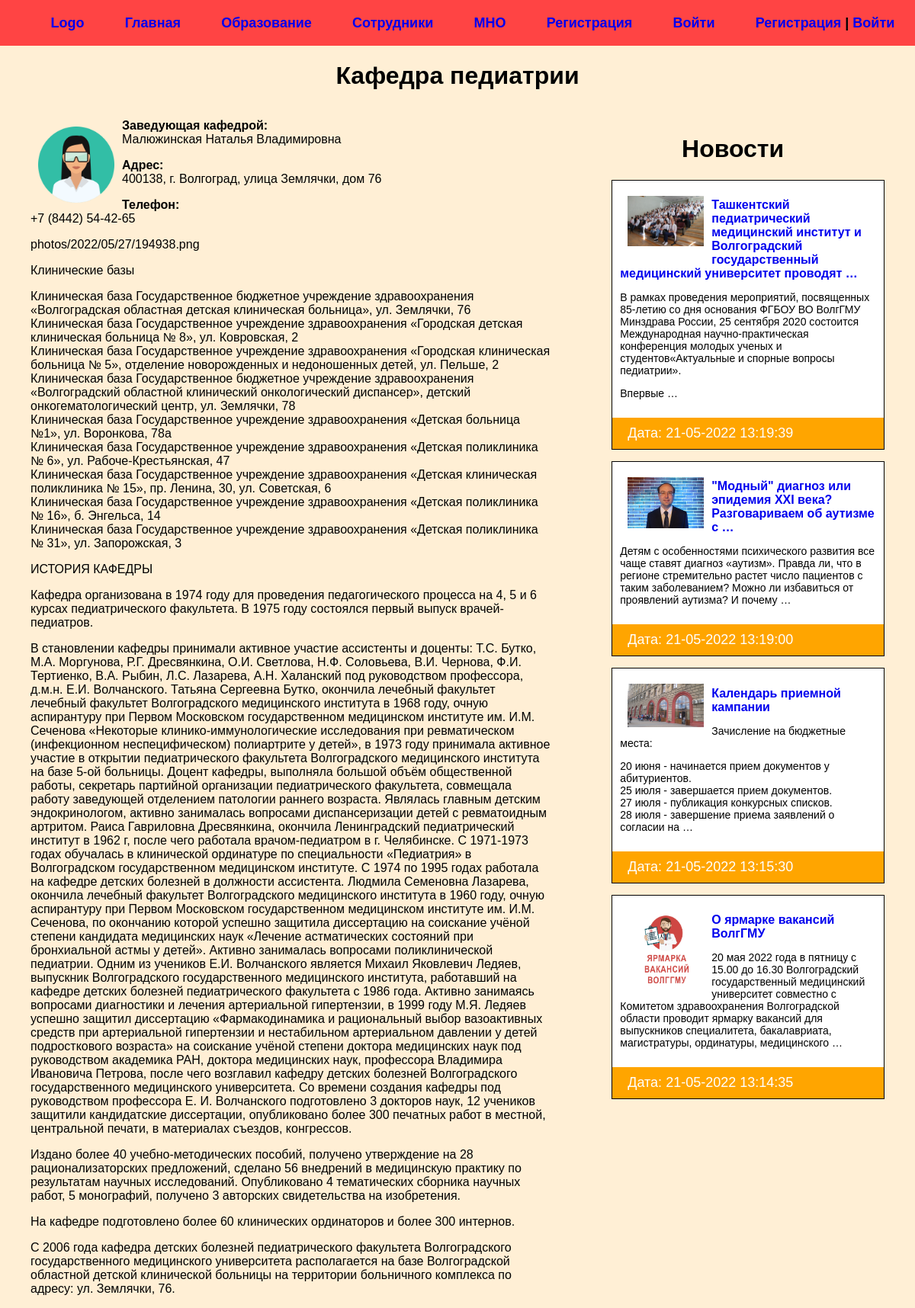
The page / on the database its author committed.
### department/models.py (models this page shows, shortened)
class General(models.Model):
    title = models.CharField(max_length=100, verbose_name='Ф.И.О.')
    address = models.CharField(max_length=100, verbose_name='Адрес')
    phone = models.CharField(max_length=50, verbose_name='Телефон')
    photo = models.ImageField(upload_to='photos/%Y/%m/%d', blank=True, verbose_name='Фото')
    content = models.TextField(blank=True, verbose_name='Контент')
    class Meta:
        verbose_name = 'Общее сведение'
        verbose_name_plural = 'Общие сведения'

class News(models.Model):
    title = models.CharField(max_length=255, verbose_name='Название')
    slug = models.SlugField(max_length=255, unique=True, db_index=True, verbose_name='URL')
    content = models.TextField(blank=True, verbose_name='Контент')
    photo = models.ImageField(upload_to='photos/%Y/%m/%d', blank=True, verbose_name='Фото')
    time_created = models.DateTimeField(auto_now_add=True, verbose_name='Дата публикации')
    time_update = models.DateTimeField(auto_now=True, verbose_name='Дата обновления')
    is_published = models.BooleanField(default=True, verbose_name='Опубликовано')
    cat = models.ForeignKey('Category', on_delete=models.PROTECT, verbose_name='Категория')
    def get_absolute_url(self):
        return reverse('post', kwargs={'post_slug': self.slug})
    class Meta:
        verbose_name = 'Новость'
        verbose_name_plural = 'Новости'
        ordering = ['-time_created']

### department/views.py (the view)
# urls.py: path('', GeneralHome.as_view(), name='index'),
class GeneralHome(DataMixin, ListView):
    model = General
    template_name = 'department/index.html'
    context_object_name = 'general'
    def get_context_data(self, *, object_list=None, **kwargs):
        context = super(GeneralHome, self).get_context_data(**kwargs)
        context['posts'] = News.objects.all()
        c_def = self.get_user_context(title='Кафедра педиатрии')
        return dict(list(context.items()) + list(c_def.items()))

### department/utils.py (called while the page is built)
    def get_user_context(self, **kwargs):
        context = kwargs
        cats = Category.objects.all()
        user_menu = menu.copy()
        if not self.request.user.is_authenticated:
            user_menu.pop(1)
        context['menu'] = user_menu
        context['cats'] = cats
        return context

### department/templates/department/index.html (shortened to what this page needs)
{% extends 'department/base.html'%}
{% block content %}
<h1>{{ title }}</h1>
<div class="block">
    <ul class="info">
        {% for g in general %}
        <div class="title">
            {% if g.photo %}
            <img src="{{ g.photo.url }}" alt="">
            {% endif %}
            <p><b>Заведующая кафедрой: <br></b> {{g.title}}</p>
            <p><b>Адрес: <br></b> {{g.address}}</p>
            <p><b>Телефон: <br></b> {{g.phone}}</p>
            <p>{{g.photo}}</p>
            <p>{{ g.content | linebreaks }}</p>
            {% endfor %}
        </div>
    </ul>
    <ul class="news">
        <h1>Новости</h1>
        <ul class="main">
            {% for p in posts %}
            <li>
                <div class="text">
                    {% if p.photo %}
                    <img src="{{ p.photo.url}}" alt="" class="image">
                    {% endif %}
                    <h2><a href="{{ p.get_absolute_url }}">{{p.title|truncatewords:10}}</a></h2>
                    <p>{{p.content|linebreaks|truncatewords:30}}</p>
                </div>
                <p class="date">Дата: {{p.time_update|date:"d-m-Y H:i:s" }}</p>
            </li>
            {% endfor %}
        </ul>
    </ul>
     <ul class="list-pages">
            </ul>
</div>
{% endblock %}

### department/templates/department/base.html (shortened to what this page needs)
<!DOCTYPE html>
{% load static %}
<html lang="ru">
<head>
    <link rel="stylesheet" href="{% static 'css/style.css' %}">
</head>
<body>
<div class="header">
    <div class="wrap">
        <ul class="mainmenu">
            <li class="logo"><a href="{% url 'index' %}">Logo</a></li>
            {% for m in menu %}
            <li class="last"><a href="{% url m.url_name %}">{{ m.title }}</a></li>
            {% endfor %}
            {% if request.user.is_authenticated %}
            <li class="last">{{ user.username }} | <a href="{% url 'loginuser' %}">Выйти</a></li>
            {% else %}
            <li class="last"><a href="{% url 'signupuser' %}">Регистрация</a> | <a
                    href="{% url 'loginuser' %}">Войти</a></li>
            {% endif %}
        </ul>
    </div>
</div>
<div class="main">
    {% block content %}
    {% endblock %}
</div>
</body>
</html>

### department/static/css/style.css (style rules this page uses)
body { background: #FFEFD5; margin: 0; padding: 0; font-family: Verdana, Geneva, Tahoma, sans-serif; }
.wrap { max-width: 1480px; margin: 0 auto; }
.mainmenu { display: flex; align-items: center; font-size: 18px; font-weight: bold; justify-content: space-around; background: #FF4444; height: 60px; margin: 0; }
h1 { text-align: center; }
ul { list-style: none; }
a { text-decoration: none; }
.block { display: flex; }
.title img { width: 120px; float: left; padding: 10px; box-sizing: border-box; }
.image { width: 120px; float: left; padding: 10px; box-sizing: border-box; }
.info { width: 280%; margin: 0; }
.news { float: right; }
.main li { border: 1px solid; margin-top: 15px; }
div.text { padding: 10px; background: #FFF; box-sizing: border-box; }
.date { padding: 10px 20px; box-sizing: border-box; background: orange; font-size: 18px; color: #FFF; margin: 0; }
.text a { margin: 0; }
.text h2 { font-size: 16px; }
.text p { font-size: 14px; }
.list-pages { display: flex; justify-content: center; }

### rows shown on the page
General: photo (picture), title "Малюжинская Наталья Владимировна", address "400138, г. Волгоград, улица Землячки, дом 76", phone "+7 (8442) 54-42-65", photo "photos/2022/05/27/194938.png", content "Клинические базы Клиническая база Государственное бюджетное учреждение здравоохранения «Волгоградская областная детская клиническая больница», ул. Землячки, 76 Клиническая база Государственное учреждение здравоохранения «Городская детская клиническая больница № 8», ул. Ковровская, 2 Клиническая база Государственное учреждение здравоохранения «Городская клиническая больница № 5», отделение новорожденных и недоношенных детей, ул. Пельше, 2 Клиническая база Государственное бюджетное учреждение здравоохранения «Волгоградский областной клинический онкологический диспансер», детский онкогематологический центр, ул. Землячки, 78 Клиническая база Государственное учреждение здравоохранения «Детская…"
News: photo (picture), title "Ташкентский педиатрический медицинский институт и Волгоградский государственный медицинский университет проводят …", content "В рамках проведения мероприятий, посвященных 85-летию со дня основания ФГБОУ ВО ВолгГМУ Минздрава России, 25 сентября 2020 состоится Международная научно-практическая конференция молодых ученых и студентов«Актуальные и спорные вопросы педиатрии». Впервые …", time_update "21-05-2022 13:19:39"
News: photo (picture), title "\"Модный\" диагноз или эпидемия XXI века? Разговариваем об аутизме с …", content "Детям с особенностями психического развития все чаще ставят диагноз «аутизм». Правда ли, что в регионе стремительно растет число пациентов с таким заболеванием? Можно ли избавиться от проявлений аутизма? И почему …", time_update "21-05-2022 13:19:00"
News: photo (picture), title "Календарь приемной кампании", content "Зачисление на бюджетные места: 20 июня - начинается прием документов у абитуриентов. 25 июля - завершается прием документов. 27 июля - публикация конкурсных списков. 28 июля - завершение приема заявлений о согласии на …", time_update "21-05-2022 13:15:30"
News: photo (picture), title "О ярмарке вакансий ВолгГМУ", content "20 мая 2022 года в пятницу с 15.00 до 16.30 Волгоградский государственный медицинский университет совместно с Комитетом здравоохранения Волгоградской области проводит ярмарку вакансий для выпускников специалитета, бакалавриата, магистратуры, ординатуры, медицинского …", time_update "21-05-2022 13:14:35"

### other values the page prints
{{ m.title }} "Главная" "Образование" "Сотрудники" "МНО" "Регистрация" "Войти"
{{ title }} "Кафедра педиатрии"
